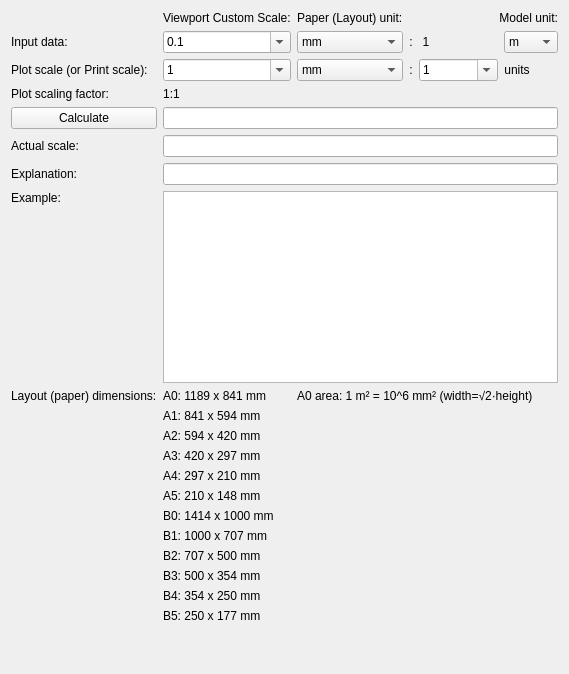
      <widget class="QWidget" name="tab">
       <attribute name="title">
        <string>1) VieportScale</string>
       </attribute>
       <layout class="QHBoxLayout" name="horizontalLayout">
        <item>
         <layout class="QGridLayout" name="gridLayout">
          <property name="sizeConstraint">
           <enum>QLayout::SizeConstraint::SetMaximumSize</enum>
          </property>
          <item row="13" column="1">
           <widget class="QLabel" name="label_41">
            <property name="text">
             <string>A4: 297 x 210 mm</string>
            </property>
            <property name="alignment">
             <set>Qt::AlignmentFlag::AlignLeading|Qt::AlignmentFlag::AlignLeft|Qt::AlignmentFlag::AlignTop</set>
            </property>
           </widget>
          </item>
          <item row="20" column="1">
           <widget class="QLabel" name="label_62">
            <property name="text">
             <string>B5: 250 x 177 mm</string>
            </property>
            <property name="alignment">
             <set>Qt::AlignmentFlag::AlignLeading|Qt::AlignmentFlag::AlignLeft|Qt::AlignmentFlag::AlignTop</set>
            </property>
           </widget>
          </item>
          <item row="2" column="5">
           <widget class="QComboBox" name="ModelUnit">
            <property name="sizePolicy">
             <sizepolicy hsizetype="Preferred" vsizetype="Preferred">
              <horstretch>0</horstretch>
              <verstretch>0</verstretch>
             </sizepolicy>
            </property>
            <property name="currentIndex">
             <number>3</number>
            </property>
            <item>
             <property name="text">
              <string>mm</string>
             </property>
            </item>
            <item>
             <property name="text">
              <string>cm</string>
             </property>
            </item>
            <item>
             <property name="text">
              <string>dm</string>
             </property>
            </item>
            <item>
             <property name="text">
              <string>m</string>
             </property>
            </item>
            <item>
             <property name="text">
              <string>dam</string>
             </property>
            </item>
            <item>
             <property name="text">
              <string>hm</string>
             </property>
            </item>
            <item>
             <property name="text">
              <string>km</string>
             </property>
            </item>
           </widget>
          </item>
          <item row="7" column="1" colspan="5">
           <widget class="QLineEdit" name="Explanation">
            <property name="sizePolicy">
             <sizepolicy hsizetype="Preferred" vsizetype="Preferred">
              <horstretch>0</horstretch>
              <verstretch>0</verstretch>
             </sizepolicy>
            </property>
            <property name="text">
             <string/>
            </property>
            <property name="readOnly">
             <bool>true</bool>
            </property>
           </widget>
          </item>
          <item row="1" column="2">
           <widget class="QLabel" name="label_2">
            <property name="sizePolicy">
             <sizepolicy hsizetype="Preferred" vsizetype="Preferred">
              <horstretch>0</horstretch>
              <verstretch>0</verstretch>
             </sizepolicy>
            </property>
            <property name="text">
             <string>Paper (Layout) unit:</string>
            </property>
           </widget>
          </item>
          <item row="2" column="0">
           <widget class="QLabel" name="label_4">
            <property name="text">
             <string>Input data:</string>
            </property>
           </widget>
          </item>
          <item row="8" column="0">
           <widget class="QLabel" name="label_24">
            <property name="text">
             <string>Example:</string>
            </property>
            <property name="alignment">
             <set>Qt::AlignmentFlag::AlignLeading|Qt::AlignmentFlag::AlignLeft|Qt::AlignmentFlag::AlignTop</set>
            </property>
           </widget>
          </item>
          <item row="16" column="1">
           <widget class="QLabel" name="label_58">
            <property name="text">
             <string>B1: 1000 x 707 mm</string>
            </property>
            <property name="alignment">
             <set>Qt::AlignmentFlag::AlignLeading|Qt::AlignmentFlag::AlignLeft|Qt::AlignmentFlag::AlignTop</set>
            </property>
           </widget>
          </item>
          <item row="19" column="1">
           <widget class="QLabel" name="label_61">
            <property name="text">
             <string>B4: 354 x 250 mm</string>
            </property>
            <property name="alignment">
             <set>Qt::AlignmentFlag::AlignLeading|Qt::AlignmentFlag::AlignLeft|Qt::AlignmentFlag::AlignTop</set>
            </property>
           </widget>
          </item>
          <item row="3" column="0">
           <widget class="QLabel" name="label_64">
            <property name="text">
             <string>Plot scale (or Print scale):</string>
            </property>
           </widget>
          </item>
          <item row="2" column="2">
           <widget class="QComboBox" name="LayoutUnit">
            <property name="sizePolicy">
             <sizepolicy hsizetype="Preferred" vsizetype="Preferred">
              <horstretch>0</horstretch>
              <verstretch>0</verstretch>
             </sizepolicy>
            </property>
            <item>
             <property name="text">
              <string>mm</string>
             </property>
            </item>
            <item>
             <property name="text">
              <string>cm</string>
             </property>
            </item>
            <item>
             <property name="text">
              <string>dm</string>
             </property>
            </item>
            <item>
             <property name="text">
              <string>m</string>
             </property>
            </item>
            <item>
             <property name="text">
              <string>dam</string>
             </property>
            </item>
            <item>
             <property name="text">
              <string>hm</string>
             </property>
            </item>
            <item>
             <property name="text">
              <string>km</string>
             </property>
            </item>
           </widget>
          </item>
          <item row="3" column="5">
           <widget class="QLabel" name="label_65">
            <property name="sizePolicy">
             <sizepolicy hsizetype="Fixed" vsizetype="Preferred">
              <horstretch>0</horstretch>
              <verstretch>0</verstretch>
             </sizepolicy>
            </property>
            <property name="text">
             <string>units</string>
            </property>
            <property name="alignment">
             <set>Qt::AlignmentFlag::AlignCenter</set>
            </property>
           </widget>
          </item>
          <item row="12" column="1">
           <widget class="QLabel" name="label_38">
            <property name="text">
             <string>A3: 420 x 297 mm</string>
            </property>
            <property name="alignment">
             <set>Qt::AlignmentFlag::AlignLeading|Qt::AlignmentFlag::AlignLeft|Qt::AlignmentFlag::AlignTop</set>
            </property>
           </widget>
          </item>
          <item row="4" column="0">
           <widget class="QLabel" name="label_66">
            <property name="text">
             <string>Plot scaling factor:</string>
            </property>
           </widget>
          </item>
          <item row="4" column="1" colspan="5">
           <widget class="QLabel" name="PlotScalingFactor">
            <property name="sizePolicy">
             <sizepolicy hsizetype="Fixed" vsizetype="Preferred">
              <horstretch>0</horstretch>
              <verstretch>0</verstretch>
             </sizepolicy>
            </property>
            <property name="text">
             <string>1:1</string>
            </property>
            <property name="alignment">
             <set>Qt::AlignmentFlag::AlignCenter</set>
            </property>
           </widget>
          </item>
          <item row="11" column="1">
           <widget class="QLabel" name="label_37">
            <property name="text">
             <string>A2: 594 x 420 mm</string>
            </property>
            <property name="alignment">
             <set>Qt::AlignmentFlag::AlignLeading|Qt::AlignmentFlag::AlignLeft|Qt::AlignmentFlag::AlignTop</set>
            </property>
           </widget>
          </item>
          <item row="5" column="1" colspan="5">
           <widget class="QLineEdit" name="ScaleText">
            <property name="sizePolicy">
             <sizepolicy hsizetype="Preferred" vsizetype="Preferred">
              <horstretch>0</horstretch>
              <verstretch>0</verstretch>
             </sizepolicy>
            </property>
            <property name="text">
             <string/>
            </property>
            <property name="readOnly">
             <bool>true</bool>
            </property>
           </widget>
          </item>
          <item row="7" column="0">
           <widget class="QLabel" name="label_6">
            <property name="text">
             <string>Explanation:</string>
            </property>
           </widget>
          </item>
          <item row="9" column="2" colspan="4">
           <widget class="QLabel" name="label_56">
            <property name="text">
             <string>A0 area: 1 m² = 10^6 mm² (width=√2·height)</string>
            </property>
            <property name="alignment">
             <set>Qt::AlignmentFlag::AlignLeading|Qt::AlignmentFlag::AlignLeft|Qt::AlignmentFlag::AlignTop</set>
            </property>
           </widget>
          </item>
          <item row="17" column="1">
           <widget class="QLabel" name="label_59">
            <property name="text">
             <string>B2: 707 x 500 mm</string>
            </property>
            <property name="alignment">
             <set>Qt::AlignmentFlag::AlignLeading|Qt::AlignmentFlag::AlignLeft|Qt::AlignmentFlag::AlignTop</set>
            </property>
           </widget>
          </item>
          <item row="8" column="1" colspan="5">
           <widget class="QPlainTextEdit" name="plainTextEdit">
            <property name="readOnly">
             <bool>true</bool>
            </property>
            <property name="plainText">
             <string/>
            </property>
           </widget>
          </item>
          <item row="6" column="1" colspan="5">
           <widget class="QLineEdit" name="ActualScale">
            <property name="sizePolicy">
             <sizepolicy hsizetype="Preferred" vsizetype="Preferred">
              <horstretch>0</horstretch>
              <verstretch>0</verstretch>
             </sizepolicy>
            </property>
            <property name="text">
             <string/>
            </property>
            <property name="readOnly">
             <bool>true</bool>
            </property>
           </widget>
          </item>
          <item row="2" column="4">
           <widget class="QLabel" name="label_26">
            <property name="sizePolicy">
             <sizepolicy hsizetype="Fixed" vsizetype="Preferred">
              <horstretch>0</horstretch>
              <verstretch>0</verstretch>
             </sizepolicy>
            </property>
            <property name="text">
             <string> 1 </string>
            </property>
            <property name="alignment">
             <set>Qt::AlignmentFlag::AlignCenter</set>
            </property>
           </widget>
          </item>
          <item row="3" column="1">
           <widget class="QComboBox" name="PlotScale_measure">
            <property name="sizePolicy">
             <sizepolicy hsizetype="Preferred" vsizetype="Preferred">
              <horstretch>0</horstretch>
              <verstretch>0</verstretch>
             </sizepolicy>
            </property>
            <property name="editable">
             <bool>true</bool>
            </property>
            <property name="currentText">
             <string>1</string>
            </property>
            <property name="currentIndex">
             <number>18</number>
            </property>
            <property name="insertPolicy">
             <enum>QComboBox::InsertPolicy::NoInsert</enum>
            </property>
            <item>
             <property name="text">
              <string>1000000</string>
             </property>
            </item>
            <item>
             <property name="text">
              <string>500000</string>
             </property>
            </item>
            <item>
             <property name="text">
              <string>200000</string>
             </property>
            </item>
            <item>
             <property name="text">
              <string>100000</string>
             </property>
            </item>
            <item>
             <property name="text">
              <string>50000</string>
             </property>
            </item>
            <item>
             <property name="text">
              <string>20000</string>
             </property>
            </item>
            <item>
             <property name="text">
              <string>10000</string>
             </property>
            </item>
            <item>
             <property name="text">
              <string>5000</string>
             </property>
            </item>
            <item>
             <property name="text">
              <string>2000</string>
             </property>
            </item>
            <item>
             <property name="text">
              <string>1000</string>
             </property>
            </item>
            <item>
             <property name="text">
              <string>500</string>
             </property>
            </item>
            <item>
             <property name="text">
              <string>200</string>
             </property>
            </item>
            <item>
             <property name="text">
              <string>100</string>
             </property>
            </item>
            <item>
             <property name="text">
              <string>50</string>
             </property>
            </item>
            <item>
             <property name="text">
              <string>20</string>
             </property>
            </item>
            <item>
             <property name="text">
              <string>10</string>
             </property>
            </item>
            <item>
             <property name="text">
              <string>5</string>
             </property>
            </item>
            <item>
             <property name="text">
              <string>2</string>
             </property>
            </item>
            <item>
             <property name="text">
              <string>1</string>
             </property>
            </item>
            <item>
             <property name="text">
              <string>0.5</string>
             </property>
            </item>
            <item>
             <property name="text">
              <string>0.2</string>
             </property>
            </item>
            <item>
             <property name="text">
              <string>0.1</string>
             </property>
            </item>
            <item>
             <property name="text">
              <string>0.05</string>
             </property>
            </item>
            <item>
             <property name="text">
              <string>0.02</string>
             </property>
            </item>
            <item>
             <property name="text">
              <string>0.01</string>
             </property>
            </item>
            <item>
             <property name="text">
              <string>0.005</string>
             </property>
            </item>
            <item>
             <property name="text">
              <string>0.002</string>
             </property>
            </item>
            <item>
             <property name="text">
              <string>0.001</string>
             </property>
            </item>
           </widget>
          </item>
          <item row="10" column="1">
           <widget class="QLabel" name="label_33">
            <property name="text">
             <string>A1: 841 x 594 mm</string>
            </property>
            <property name="alignment">
             <set>Qt::AlignmentFlag::AlignLeading|Qt::AlignmentFlag::AlignLeft|Qt::AlignmentFlag::AlignTop</set>
            </property>
           </widget>
          </item>
          <item row="3" column="2">
           <widget class="QComboBox" name="PlotScale_mm_or_inches">
            <property name="sizePolicy">
             <sizepolicy hsizetype="Preferred" vsizetype="Preferred">
              <horstretch>0</horstretch>
              <verstretch>0</verstretch>
             </sizepolicy>
            </property>
            <item>
             <property name="text">
              <string>mm</string>
             </property>
            </item>
            <item>
             <property name="text">
              <string>inches</string>
             </property>
            </item>
           </widget>
          </item>
          <item row="21" column="1">
           <spacer name="verticalSpacer">
            <property name="orientation">
             <enum>Qt::Orientation::Vertical</enum>
            </property>
            <property name="sizeHint" stdset="0">
             <size>
              <width>20</width>
              <height>40</height>
             </size>
            </property>
           </spacer>
          </item>
          <item row="18" column="1">
           <widget class="QLabel" name="label_60">
            <property name="text">
             <string>B3: 500 x 354 mm</string>
            </property>
            <property name="alignment">
             <set>Qt::AlignmentFlag::AlignLeading|Qt::AlignmentFlag::AlignLeft|Qt::AlignmentFlag::AlignTop</set>
            </property>
           </widget>
          </item>
          <item row="5" column="0">
           <widget class="QPushButton" name="Calculate">
            <property name="sizePolicy">
             <sizepolicy hsizetype="Preferred" vsizetype="Preferred">
              <horstretch>0</horstretch>
              <verstretch>0</verstretch>
             </sizepolicy>
            </property>
            <property name="text">
             <string>Calculate</string>
            </property>
           </widget>
          </item>
          <item row="14" column="1">
           <widget class="QLabel" name="label_52">
            <property name="text">
             <string>A5: 210 x 148 mm</string>
            </property>
            <property name="alignment">
             <set>Qt::AlignmentFlag::AlignLeading|Qt::AlignmentFlag::AlignLeft|Qt::AlignmentFlag::AlignTop</set>
            </property>
           </widget>
          </item>
          <item row="15" column="1">
           <widget class="QLabel" name="label_57">
            <property name="text">
             <string>B0: 1414 x 1000 mm</string>
            </property>
            <property name="alignment">
             <set>Qt::AlignmentFlag::AlignLeading|Qt::AlignmentFlag::AlignLeft|Qt::AlignmentFlag::AlignTop</set>
            </property>
           </widget>
          </item>
          <item row="1" column="1">
           <widget class="QLabel" name="label">
            <property name="sizePolicy">
             <sizepolicy hsizetype="Preferred" vsizetype="Preferred">
              <horstretch>0</horstretch>
              <verstretch>0</verstretch>
             </sizepolicy>
            </property>
            <property name="text">
             <string>Viewport Custom Scale:</string>
            </property>
           </widget>
          </item>
          <item row="9" column="0">
           <widget class="QLabel" name="label_30">
            <property name="text">
             <string>Layout (paper) dimensions:</string>
            </property>
            <property name="alignment">
             <set>Qt::AlignmentFlag::AlignLeading|Qt::AlignmentFlag::AlignLeft|Qt::AlignmentFlag::AlignTop</set>
            </property>
           </widget>
          </item>
          <item row="9" column="1">
           <widget class="QLabel" name="label_31">
            <property name="text">
             <string>A0: 1189 x 841 mm</string>
            </property>
            <property name="alignment">
             <set>Qt::AlignmentFlag::AlignLeading|Qt::AlignmentFlag::AlignLeft|Qt::AlignmentFlag::AlignTop</set>
            </property>
           </widget>
          </item>
          <item row="2" column="1">
           <widget class="QComboBox" name="ViewportScale">
            <property name="sizePolicy">
             <sizepolicy hsizetype="Preferred" vsizetype="Preferred">
              <horstretch>0</horstretch>
              <verstretch>0</verstretch>
             </sizepolicy>
            </property>
            <property name="editable">
             <bool>true</bool>
            </property>
            <property name="currentText">
             <string>0.1</string>
            </property>
            <property name="currentIndex">
             <number>21</number>
            </property>
            <property name="insertPolicy">
             <enum>QComboBox::InsertPolicy::NoInsert</enum>
            </property>
            <item>
             <property name="text">
              <string>1000000</string>
             </property>
            </item>
            <item>
             <property name="text">
              <string>500000</string>
             </property>
            </item>
            <item>
             <property name="text">
              <string>200000</string>
             </property>
            </item>
            <item>
             <property name="text">
              <string>100000</string>
             </property>
            </item>
            <item>
             <property name="text">
              <string>50000</string>
             </property>
            </item>
            <item>
             <property name="text">
              <string>20000</string>
             </property>
            </item>
            <item>
             <property name="text">
              <string>10000</string>
             </property>
            </item>
            <item>
             <property name="text">
              <string>5000</string>
             </property>
            </item>
            <item>
             <property name="text">
              <string>2000</string>
             </property>
            </item>
            <item>
             <property name="text">
              <string>1000</string>
             </property>
            </item>
            <item>
             <property name="text">
              <string>500</string>
             </property>
            </item>
            <item>
             <property name="text">
              <string>200</string>
             </property>
            </item>
            <item>
             <property name="text">
              <string>100</string>
             </property>
            </item>
            <item>
             <property name="text">
              <string>50</string>
             </property>
            </item>
            <item>
             <property name="text">
              <string>20</string>
             </property>
            </item>
            <item>
             <property name="text">
              <string>10</string>
             </property>
            </item>
            <item>
             <property name="text">
              <string>5</string>
             </property>
            </item>
            <item>
             <property name="text">
              <string>2</string>
             </property>
            </item>
            <item>
             <property name="text">
              <string>1</string>
             </property>
            </item>
            <item>
             <property name="text">
              <string>0.5</string>
             </property>
            </item>
            <item>
             <property name="text">
              <string>0.2</string>
             </property>
            </item>
            <item>
             <property name="text">
              <string>0.1</string>
             </property>
            </item>
            <item>
             <property name="text">
              <string>0.05</string>
             </property>
            </item>
            <item>
             <property name="text">
              <string>0.02</string>
             </property>
            </item>
            <item>
             <property name="text">
              <string>0.01</string>
             </property>
            </item>
            <item>
             <property name="text">
              <string>0.005</string>
             </property>
            </item>
            <item>
             <property name="text">
              <string>0.002</string>
             </property>
            </item>
            <item>
             <property name="text">
              <string>0.001</string>
             </property>
            </item>
           </widget>
          </item>
          <item row="1" column="4" colspan="2">
           <widget class="QLabel" name="label_3">
            <property name="sizePolicy">
             <sizepolicy hsizetype="Preferred" vsizetype="Preferred">
              <horstretch>0</horstretch>
              <verstretch>0</verstretch>
             </sizepolicy>
            </property>
            <property name="text">
             <string>Model unit:</string>
            </property>
            <property name="alignment">
             <set>Qt::AlignmentFlag::AlignRight|Qt::AlignmentFlag::AlignTrailing|Qt::AlignmentFlag::AlignVCenter</set>
            </property>
           </widget>
          </item>
          <item row="6" column="0">
           <widget class="QLabel" name="label_5">
            <property name="text">
             <string>Actual scale:</string>
            </property>
           </widget>
          </item>
          <item row="3" column="4">
           <widget class="QComboBox" name="PlotScale_units">
            <property name="sizePolicy">
             <sizepolicy hsizetype="Preferred" vsizetype="Preferred">
              <horstretch>0</horstretch>
              <verstretch>0</verstretch>
             </sizepolicy>
            </property>
            <property name="editable">
             <bool>true</bool>
            </property>
            <property name="currentText">
             <string>1</string>
            </property>
            <property name="currentIndex">
             <number>18</number>
            </property>
            <property name="insertPolicy">
             <enum>QComboBox::InsertPolicy::NoInsert</enum>
            </property>
            <item>
             <property name="text">
              <string>1000000</string>
             </property>
            </item>
            <item>
             <property name="text">
              <string>500000</string>
             </property>
            </item>
            <item>
             <property name="text">
              <string>200000</string>
             </property>
            </item>
            <item>
             <property name="text">
              <string>100000</string>
             </property>
            </item>
            <item>
             <property name="text">
              <string>50000</string>
             </property>
            </item>
            <item>
             <property name="text">
              <string>20000</string>
             </property>
            </item>
            <item>
             <property name="text">
              <string>10000</string>
             </property>
            </item>
            <item>
             <property name="text">
              <string>5000</string>
             </property>
            </item>
            <item>
             <property name="text">
              <string>2000</string>
             </property>
            </item>
            <item>
             <property name="text">
              <string>1000</string>
             </property>
            </item>
            <item>
             <property name="text">
              <string>500</string>
             </property>
            </item>
            <item>
             <property name="text">
              <string>200</string>
             </property>
            </item>
            <item>
             <property name="text">
              <string>100</string>
             </property>
            </item>
            <item>
             <property name="text">
              <string>50</string>
             </property>
            </item>
            <item>
             <property name="text">
              <string>20</string>
             </property>
            </item>
            <item>
             <property name="text">
              <string>10</string>
             </property>
            </item>
            <item>
             <property name="text">
              <string>5</string>
             </property>
            </item>
            <item>
             <property name="text">
              <string>2</string>
             </property>
            </item>
            <item>
             <property name="text">
              <string>1</string>
             </property>
            </item>
            <item>
             <property name="text">
              <string>0.5</string>
             </property>
            </item>
            <item>
             <property name="text">
              <string>0.2</string>
             </property>
            </item>
            <item>
             <property name="text">
              <string>0.1</string>
             </property>
            </item>
            <item>
             <property name="text">
              <string>0.05</string>
             </property>
            </item>
            <item>
             <property name="text">
              <string>0.02</string>
             </property>
            </item>
            <item>
             <property name="text">
              <string>0.01</string>
             </property>
            </item>
            <item>
             <property name="text">
              <string>0.005</string>
             </property>
            </item>
            <item>
             <property name="text">
              <string>0.002</string>
             </property>
            </item>
            <item>
             <property name="text">
              <string>0.001</string>
             </property>
            </item>
           </widget>
          </item>
          <item row="2" column="3">
           <widget class="QLabel" name="label_67">
            <property name="sizePolicy">
             <sizepolicy hsizetype="Fixed" vsizetype="Preferred">
              <horstretch>0</horstretch>
              <verstretch>0</verstretch>
             </sizepolicy>
            </property>
            <property name="text">
             <string>:</string>
            </property>
            <property name="alignment">
             <set>Qt::AlignmentFlag::AlignCenter</set>
            </property>
           </widget>
          </item>
          <item row="3" column="3">
           <widget class="QLabel" name="label_68">
            <property name="sizePolicy">
             <sizepolicy hsizetype="Fixed" vsizetype="Preferred">
              <horstretch>0</horstretch>
              <verstretch>0</verstretch>
             </sizepolicy>
            </property>
            <property name="text">
             <string>:</string>
            </property>
            <property name="alignment">
             <set>Qt::AlignmentFlag::AlignCenter</set>
            </property>
           </widget>
          </item>
         </layout>
        </item>
       </layout>
      </widget>
